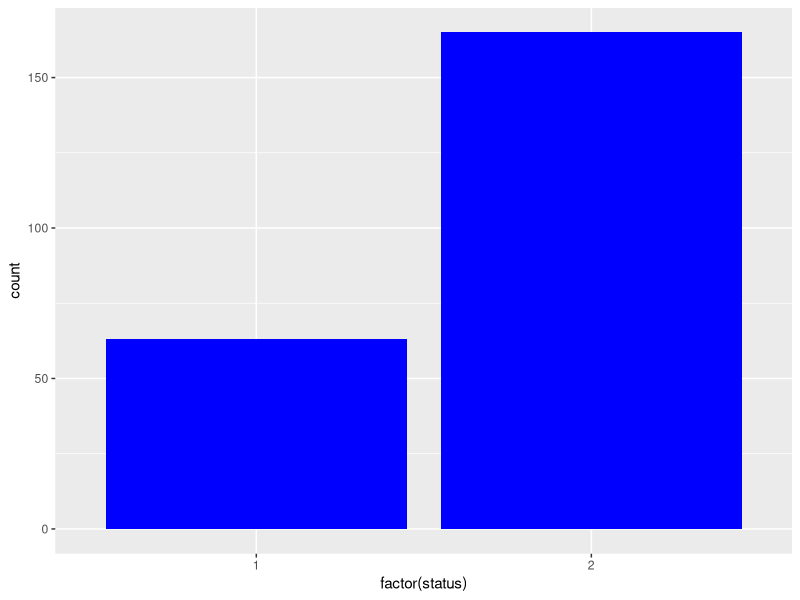
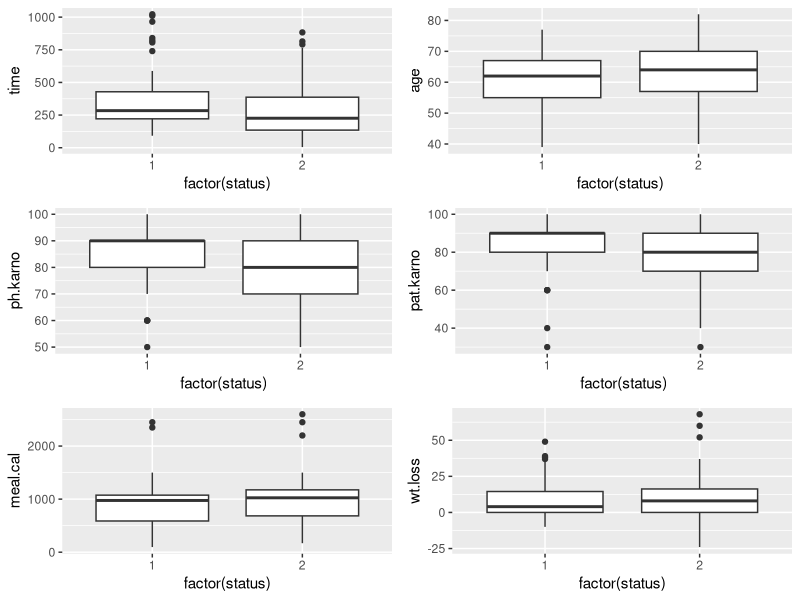
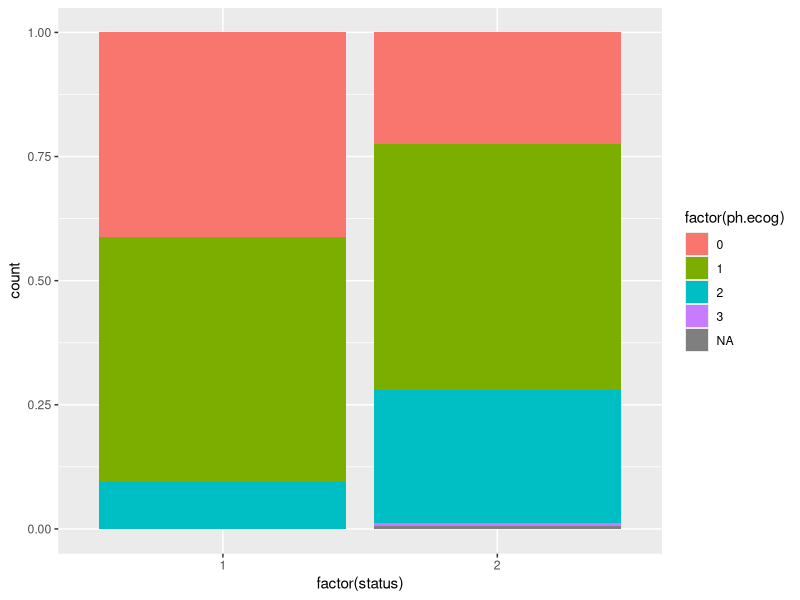

These charts were generated, in order, by the following R code:
## ---- chunk 1

library(survival)
library(ggplot2)
library(gridExtra)
library(survminer)


## ---- chunk 2
summary(lung)

## ---- chunk 3

ggplot(lung,aes(x=factor(status)))+ geom_bar(stat="count", fill="blue")


## ---- chunk 4

p1<-ggplot(lung,aes(x=factor(status),y=time)) + geom_boxplot()
p2<-ggplot(lung, aes(x=factor(status),y=age)) + geom_boxplot()
p3<-ggplot(lung, aes(x=factor(status),y=ph.karno)) + geom_boxplot()
p4<-ggplot(lung, aes(x=factor(status),y=pat.karno)) + geom_boxplot()
p5<-ggplot(lung, aes(x=factor(status),y=meal.cal)) + geom_boxplot()
p6<-ggplot(lung, aes(x=factor(status),y=wt.loss)) + geom_boxplot()
grid.arrange(p1, p2, p3, p4, p5, p6, nrow = 3)

ggplot(lung, aes(x=factor(status),fill = factor(ph.ecog))) +
  geom_bar(position="fill")

